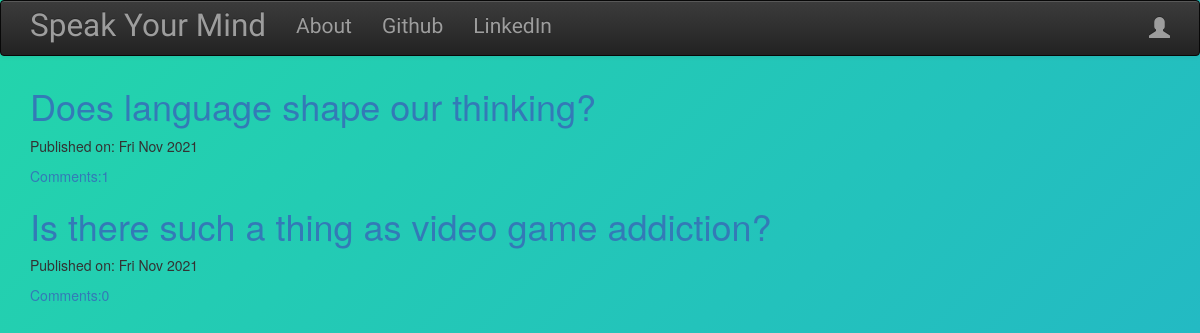
The page / on the database its author committed.
### blog/models.py (models this page shows, shortened)
class Post(models.Model):
    author = models.ForeignKey('auth.User',on_delete = models.CASCADE)
    title = models.CharField(max_length = 200)
    text = models.TextField()
    created_date = models.DateTimeField(default = timezone.now)
    published_date = models.DateTimeField(blank=True,null=True)
    def approve_comments(self):
        return self.comments.filter(approved_comment=True)

### blog/views.py (the view)
# urls.py: url(r'^$',views.PostListView.as_view(),name='post_list'),
class PostListView(ListView):
    model = Post
    def get_queryset(self):
        return Post.objects.filter(published_date__lte=timezone.now()).order_by('-published_date')

### blog/templates/blog/post_list.html
{% extends "blog/base.html" %}
{% block content %}
<div class="centerstage">
  {% for post in post_list %}
  <div class="post">
    <h1><a href="{% url 'post_detail' pk=post.pk %}">{{ post.title }}</a></h1>
      <div class="date">
        <p>Published on: {{post.published_date|date:"D M Y"}}</p>
      </div>
      <a href="{% url 'post_detail' pk=post.pk %}">Comments:{{post.approve_comments.count}}</a>
  </div>
  {% endfor %}
</div>
{% endblock %}

### blog/templates/blog/base.html (shortened to what this page needs)
<!DOCTYPE html>
{% load static %}
<html lang="en" dir="ltr">
  <head>
    <link rel="stylesheet" href="https://maxcdn.bootstrapcdn.com/bootstrap/3.3.7/css/bootstrap.min.css">
    <link rel="stylesheet" href="https://maxcdn.bootstrapcdn.com/bootstrap/3.3.7/css/bootstrap-theme.min.css">
    <link rel="stylesheet" href="//cdn.jsdelivr.net/npm/medium-editor@latest/dist/css/medium-editor.min.css" type="text/css" media="screen" charset="utf-8">
    <link rel="stylesheet" href="{% static 'css/blog.css' %}">
  </head>
  <body class = 'loader'>
    <nav class = "navbar navbar-default techfont custom-navbar navbar-inverse">
      <div class="container">
        <a class = 'navbar-brand bigbrand ' href="{% url 'post_list' %}">Speak Your Mind</a>
        <div class="collapse navbar-collapse" id="myNavbar">
        <ul class="nav navbar-nav">
          <li><a href="{% url 'about' %}">About</a></li>
          <li><a href="https://www.github.com">Github</a></li>
          <li><a href="https://www.linkedin.com">LinkedIn</a></li>
        </ul>
        <ul class = 'nav navbar-nav navbar-right active'>
            {% if user.is_authenticated %}
            <li>
              <a href="{% url 'post_new' %}">New Post</a>
            </li>
            <li>
              <a href="{% url 'post_draft_list' %}">Drafts</a>
            </li>
            <li>
              <a href="{% url 'logout' %}">Log Out</a>
            </li>
            <li>
              <a>Welcome: {{user.username}}</a>
            </li>
            {% else %}
            <li>
              <a class = 'nav navbar-right' href="{% url 'login' %}">
                <span class='glyphicon glyphicon-user'></span>
              </a>
            </li>
            {% endif %}
        </ul>
        </div>
      </div>
    </nav>
    <div class="content container">
      <div class="row">
        <div class="col-md-8">
          <div class="blog_posts">
            {% block content %}
            {% endblock %}
          </div>
        </div>
      </div>
    </div>
  </body>
</html>

### blog/static/css/blog.css (style rules this page uses)
.techfont { font-family: 'Unna', serif; font-size: 1.5em; margin-bottom: 10px; }
.bigbrand { font-size: 1.5em; }
.centerstage { margin-left: auto; margin-right: auto; }
.loader { filter:hue-rotate(0deg); color:linear-gradient(45deg,#0f8,#08f); animation:hue 10000ms infinite linear; }
body { background: linear-gradient(-45deg, #ee7752, #e73c7e, #23a6d5, #23d5ab); background-size: 400% 400%; animation: gradient 15s ease infinite; height: 100vh; }

### rows shown on the page
Post: title "Does language shape our thinking?", published_date "Fri Nov 2021", approve_comments.count "1"
Post: title "Is there such a thing as video game addiction?", published_date "Fri Nov 2021", approve_comments.count "0"
